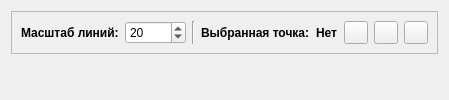
      <widget class="QWidget" name="tab_2">
       <attribute name="title">
        <string>График рассогласований</string>
       </attribute>
       <layout class="QGridLayout" name="gridLayout_16">
        <item row="1" column="0">
         <widget class="QCustomPlot" name="plot" native="true">
          <property name="sizePolicy">
           <sizepolicy hsizetype="Expanding" vsizetype="Expanding">
            <horstretch>0</horstretch>
            <verstretch>0</verstretch>
           </sizepolicy>
          </property>
         </widget>
        </item>
        <item row="0" column="0">
         <widget class="QFrame" name="frame">
          <property name="frameShape">
           <enum>QFrame::StyledPanel</enum>
          </property>
          <property name="frameShadow">
           <enum>QFrame::Raised</enum>
          </property>
          <layout class="QGridLayout" name="gridLayout_9">
           <item row="0" column="4">
            <widget class="QLabel" name="choosedPointInfoLabel">
             <property name="font">
              <font>
               <weight>75</weight>
               <bold>true</bold>
              </font>
             </property>
             <property name="text">
              <string>Нет</string>
             </property>
            </widget>
           </item>
           <item row="0" column="2">
            <widget class="Line" name="line">
             <property name="orientation">
              <enum>Qt::Vertical</enum>
             </property>
            </widget>
           </item>
           <item row="0" column="3">
            <widget class="QLabel" name="label_30">
             <property name="sizePolicy">
              <sizepolicy hsizetype="Preferred" vsizetype="Minimum">
               <horstretch>0</horstretch>
               <verstretch>0</verstretch>
              </sizepolicy>
             </property>
             <property name="font">
              <font>
               <weight>75</weight>
               <bold>true</bold>
              </font>
             </property>
             <property name="text">
              <string>Выбранная точка:</string>
             </property>
            </widget>
           </item>
           <item row="0" column="0">
            <widget class="QLabel" name="label_32">
             <property name="font">
              <font>
               <weight>75</weight>
               <bold>true</bold>
              </font>
             </property>
             <property name="text">
              <string>Масштаб линий:</string>
             </property>
            </widget>
           </item>
           <item row="0" column="1">
            <widget class="QSpinBox" name="scaleSpinBox">
             <property name="minimum">
              <number>1</number>
             </property>
             <property name="maximum">
              <number>10000</number>
             </property>
             <property name="value">
              <number>20</number>
             </property>
            </widget>
           </item>
           <item row="0" column="6">
            <widget class="QToolButton" name="removeToolButton">
             <property name="toolTip">
              <string>Удалить точку</string>
             </property>
             <property name="text">
              <string/>
             </property>
             <property name="icon">
              <iconset resource="resources.qrc">
               <normaloff>:/recources/if_f-cross_256_282471.png</normaloff>:/recources/if_f-cross_256_282471.png</iconset>
             </property>
            </widget>
           </item>
           <item row="0" column="7">
            <widget class="QToolButton" name="saveToolButton">
             <property name="toolTip">
              <string>Сохранить модифицированный файл</string>
             </property>
             <property name="text">
              <string/>
             </property>
             <property name="icon">
              <iconset resource="resources.qrc">
               <normaloff>:/recources/if_save_173091.png</normaloff>:/recources/if_save_173091.png</iconset>
             </property>
            </widget>
           </item>
           <item row="0" column="5">
            <widget class="QToolButton" name="startToolButton">
             <property name="toolTip">
              <string>Начать редактирование исходного файла</string>
             </property>
             <property name="text">
              <string/>
             </property>
             <property name="icon">
              <iconset resource="resources.qrc">
               <normaloff>:/recources/if_start_60207.png</normaloff>:/recources/if_start_60207.png</iconset>
             </property>
            </widget>
           </item>
          </layout>
         </widget>
        </item>
       </layout>
      </widget>
